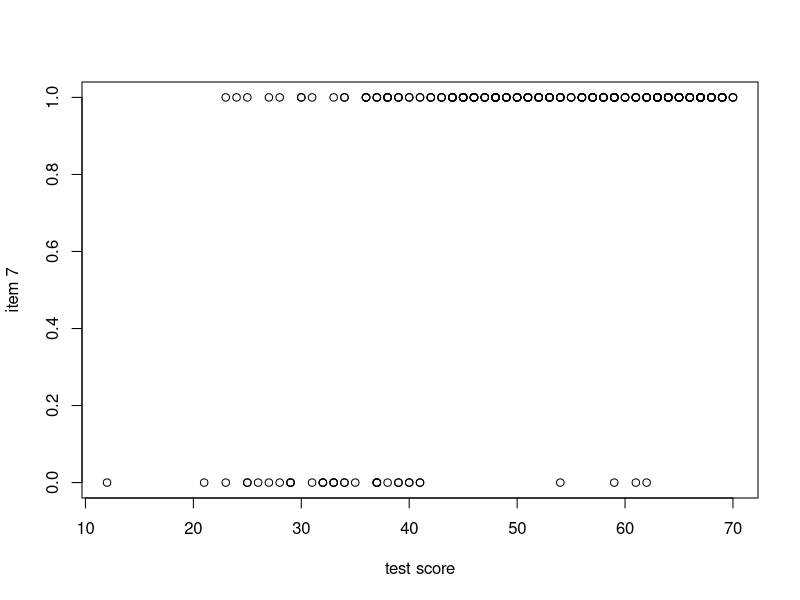

Write the R code that produced this figure.
## ---- chunk 1
knitr::opts_chunk$set(echo = TRUE)
## ---- chunk 2
# Week 1 activity
# lines starting with a '#' are comments

# import the csv data.
resp <- read.csv(here::here("01-CTT", "Bscored.csv"), stringsAsFactors = FALSE)

# calculate the score for each student (each row)
score <- apply(resp, 1, sum, na.rm = TRUE)

# calculate the item difficulty (each column)
itemdiff <- apply(resp, 2, mean, na.rm = TRUE) / apply(resp, 2, max, na.rm = TRUE)

# correlate each item column with the total score
disc <- apply(resp, 2, function(x) { cor(x, score - x, use = "complete.obs")})

## ---- chunk 3
discA <- as.integer(disc*100+0.5)  #these lines are for adding "*" and fixing two decimal places.
discB <- round(disc,2)
discB[(discA%%10)==0] <- paste(discB[(discA%%10)==0],"0",sep='')
discB[disc<0.2] <- paste("*",discB[disc<0.2],sep='')
itemstats <- data.frame(round(itemdiff,2),discB)
colnames(itemstats) <- c("Difficulty (%correct)","Discrimination(CTT)")
## ---- chunk 4
#itemstats
knitr::kable(itemstats,align = 'cc')

## ---- chunk 5
plot(score-resp[,7],resp[,7], xlab="test score",ylab = "item 7")
